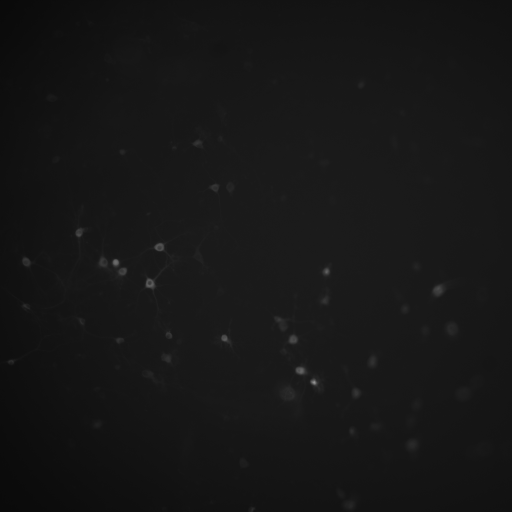
#> input picture data/neurons10x.tif, 512 x 512 px
$ jupyter execute --allow-errors 'Lesson 7 Region Properties.ipynb'   (shell and % lines are left out)
#> lines starting #> are read from the running program, lines starting #| are printed output that depends on the picture; after the words box and inside, x2 and y2 are one past the last pixel; in counts of white or black regions, pixels touching at a corner belong together
# Lesson 7: Quantifying Properties of Identified Regions or Cells

We have learned to detect cells in digital images by making masks, and then applying those masks to measure properties of the entire image such as mean fluorescence intensity. Sometimes, it might also be useful to have an idea of how these properties vary from cell to cell. Today, we'll learn how to identify (and measure attributes of) several different regions of interest at once.

We will
- Review how to detect cells by developing a pipeline to do so
- Access properties of cells that have been detected, such as
    - Area
    - Intensity
    - Image vs mask properties
    - Measures of roundness
        - Aspect ratio
        - Convexity
- View the statistics of properties of detected cells
- Filter out unwanted cells based on their properties

[cell 1]

import numpy as np
import matplotlib.pyplot as plt
import seaborn as sns
from skimage.io import imread

sns.set_style('dark')

## Review Segmentation

We will begin with a new dataset: a single still frame from a movie of neurons expressing a calcium indicating fluorophore, GCaMP6f. The cells are on a coverslip and do not move, so it is sufficient to locate them in just one frame. Although neurons have long thin dendrites, in our case we are interested in the activity at the soma. The goal, then, is to come up with a list of masks that cover the cell bodies.

[cell 2]
raw = imread('../data/neurons10x.tif')
#> raw is the input picture: shape (512, 512) uint16; min 2484, max 37967, mean 5835.4
plt.imshow(raw, cmap='inferno')

**Exercise** Thinking of the tools we already have at our disposal, what are some features of this image that we need to act on before attempting to find cells.

The cells are brighter than their background. We can use thresholding to find them. However, there is uneven background, which will expand cells in the middle and shrink them at the periphery. Let's remove the background with a rolling ball, or min-filter.

[cell 3]
from skimage.morphology import disk
from skimage.filters.rank import minimum as min_filter

structuring_element = disk(51)
background = min_filter(raw, structuring_element)
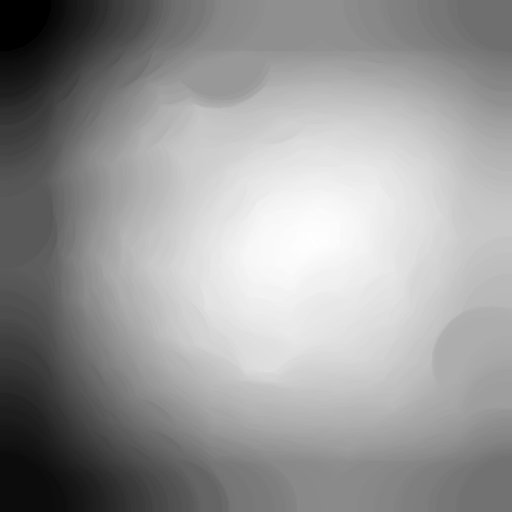
#> background: shape (512, 512) uint16; min 2484, max 6788, mean 5073.7; drawn with min black and max white

View the background. It should look fairly smooth.

[cell 4]
plt.imshow(background, cmap='inferno')

Now we subtract the background.

[cell 5]
bg_subtracted = raw - background
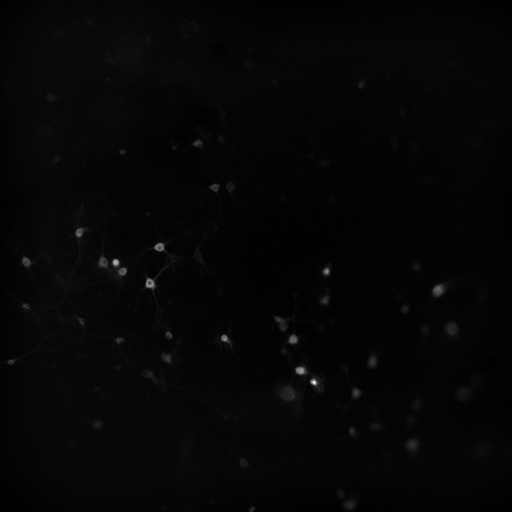
#> bg_subtracted: shape (512, 512) uint16; min 0, max 32084, mean 761.7; drawn with min black and max white
plt.imshow(bg_subtracted, cmap='inferno')

And finally apply a threshold. We will use Otsu's method to set the threshold automatically.

[cell 6]
from skimage.filters import threshold_otsu

threshold = threshold_otsu(bg_subtracted)
#> threshold = 4579
foreground = bg_subtracted > threshold
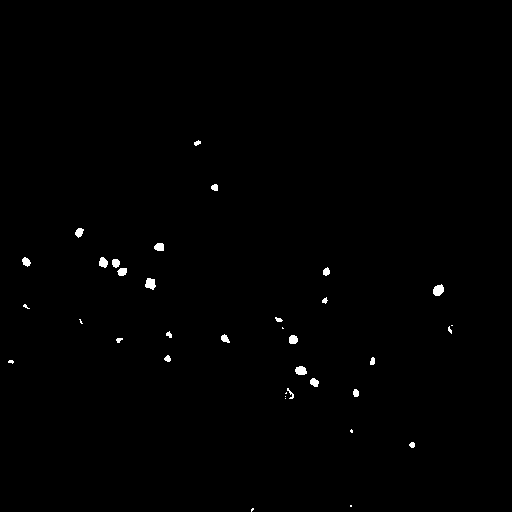
#> foreground: shape (512, 512) bool; 0.5% white; 36 white regions (12 under 20 px), largest, box (x1, y1, x2, y2) and area: (433, 284, 444, 296) 99, (145, 278, 156, 290) 95, (295, 366, 307, 375) 86

plt.imshow(foreground, cmap='gray')

## Properties of Regions

The image segments into many small, well-separated cells.

Now we need a way of isolating each cell. Recall that the image above is a binary mask:

- 1 = foreground
- 0 = background

Our goal is to make a new image where each pixel gets a number corresponding to the cell it belongs to, or 0 if it's background. How might we do this?

One way would be to look for a pixel of value 1 and assign it a number. Then visit its neighbors and, if their value is 1, assign the neighbor the same number and repeat on _its_ neighbors. Rather than code this up ourselves, sckit-image supplies us with the function `label`.

[cell 7]
from skimage.measure import label

[cell 8]
cell_labels = label(foreground)
#> cell_labels: shape (512, 512) int32; 37 distinct labels, from 0 to 36
plt.imshow(cell_labels, cmap='Set1',vmin=0,vmax=cell_labels.max())

If we zoom in on a subset of the nuclei and look directly at the array, we see that the different color labels correspond to connected values within the array.

[cell 9]
#fig, ax = plt.subplots(1, 2, figsize=(16, 4))
cropXmin = 105
cropYmin = 260
crop_size = 15
cropXmax = cropXmin + crop_size
cropYmax = cropYmin + crop_size

plt.imshow(cell_labels[cropYmin:cropYmax, cropXmin:cropXmax],cmap='Set1',vmin=0,vmax=cell_labels.max(),interpolation='nearest')

cell_labels[cropYmin:cropYmax, cropXmin:cropXmax]
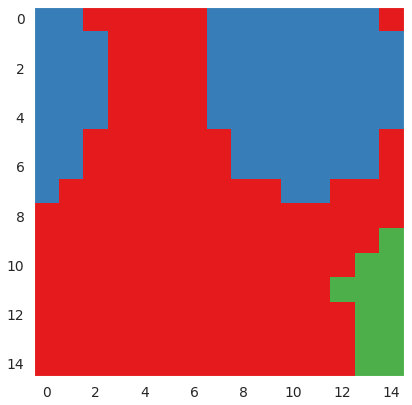
#> figure drawn by matplotlib, 1 panel

Each cell is now shown in a slightly different color on a red-colored background. Now we would like to make a list of each of these cells with their masks and some information about them. Again scikit-images helps us.

#> (a cell that did not finish here is left out)

#> (a cell that did not finish here is left out)

We give `regionprops` two arguments: the image of numerical labels and the original image with the background subtracted off. We need this second bit of information because some properties that `regionprops` gives us, like "mean intensity" depend on both the mask shape and the original image. Let's take a look at what the properties `regionprops` tells us first. We'll return to this important mask vs. original image distinction later.

*Exercise* Determine how the output `props` is organized.

#> (a cell that did not finish here is left out)

#> (a cell that did not finish here is left out)

#> (a cell that did not finish here is left out)

What might the length of props mean?

[cell 15]
cell_labels.max()
#> Out = 36
#> the sliders are set to 
